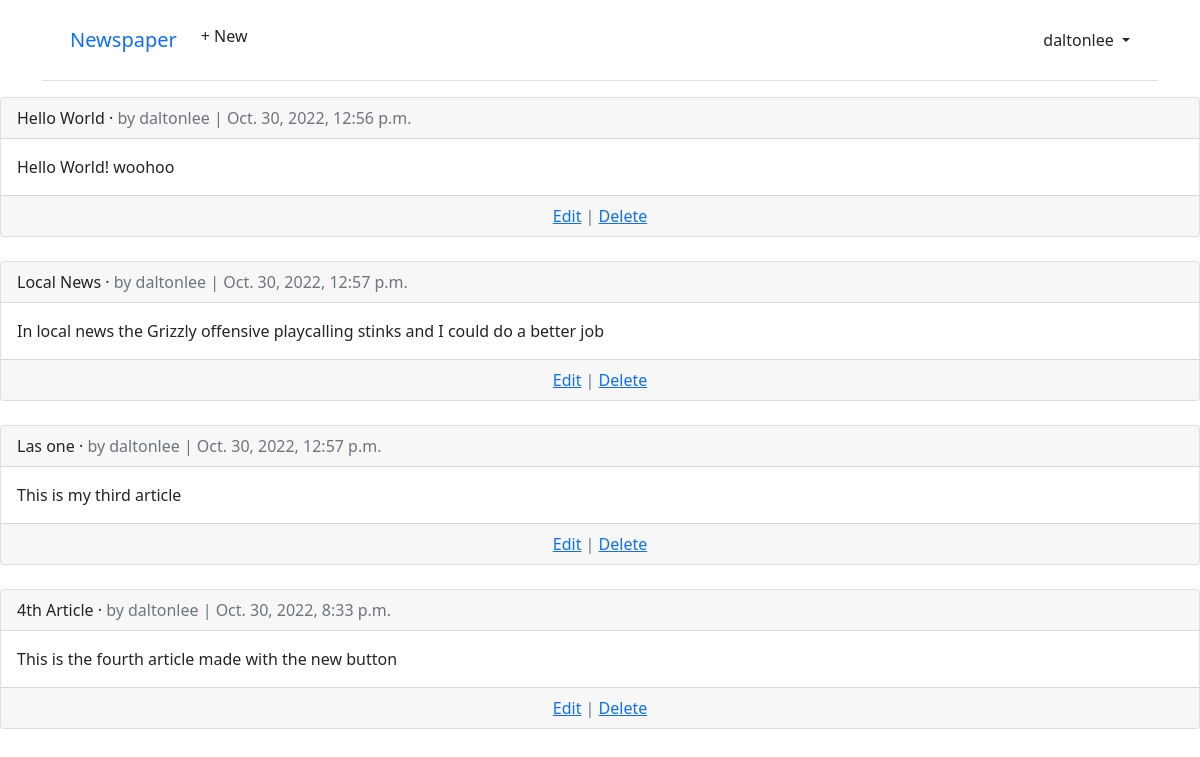
/articles/ (signed in), run on the app's committed database.
### accounts/models.py (models this page shows)
class CustomUser(AbstractUser):
    age = models.PositiveIntegerField(null=True, blank=True)

### articles/models.py (models this page shows, shortened)
class Article(models.Model):
    title = models.CharField(max_length=255)
    body = models.TextField()
    date = models.DateTimeField(auto_now_add=True)
    author = models.ForeignKey(
        settings.AUTH_USER_MODEL,
        on_delete=models.CASCADE,
    )

### articles/views.py (the view)
# urls.py: path("", ArticleListView.as_view(), name="article_list"),
class ArticleListView(LoginRequiredMixin, ListView):
    model = Article
    template_name = "article_list.html"

### templates/article_list.html (shortened to what this page needs)
{% extends "base.html" %}
{% block content %}
{% for article in article_list %}
    <div class="card">
    <div class="card-header">
        <span class="font-weight-bold">{{ article.title }}</span> &middot;
        <span class="text-muted">by {{ article.author }} |
        {{ article.date }}</span>
    </div>
    <div class="card-body">
        {{ article.body }} </div>
    <div class="card-footer text-center text-muted">
            <a href="{% url 'article_edit' article.pk %}">Edit</a> |
            <a href="{% url 'article_delete' article.pk %}">Delete</a>
    </div>
    </div>
    <br />
{% endfor %}
{% endblock content %}

### templates/base.html (shortened to what this page needs)
<!DOCTYPE html>
<html>
<head>
  <link href="https://cdn.jsdelivr.net/npm/bootstrap@5.1.3/dist/css/bootstrap.min.css" rel="stylesheet">
</head>
<body>
    <div class="container">
        <header class="p-3 mb-3 border-bottom">
            <div class="container">
                <div class="d-flex flex-wrap align-items-center justify-content-center justify-content-lg-start">
                    <a class="navbar-brand" href="{% url 'home' %}">Newspaper</a>
                    <ul class="nav col-12 col-lg-auto me-lg-auto mb-2 justify-content-centermb-md-0">
                    {% if user.is_authenticated %}
                        <li><a href="{% url 'article_new' %}"
                            class="nav-link px-2 link-dark">+ New</a></li>
                    </ul>
                    <div class="dropdown text-end">
                        <a href="*" class="d-block link-dark text-decoration-none dropdown-toggle"
                            id="dropdownUser1" data-bs-toggle="dropdown" aria-expanded="false">
                            {{ user.username }}
                        </a>
                    </div>
                    {% else %}
                    </ul>
                    <div class="text-end">
                        <a href="{% url 'login' %}" class="btn btn-outline-primary me-2"> Log In</a>
                        <a href="{% url 'signup' %}" class="btn btn-primary">Sign Up</a>
                    </div>
                    {% endif %}
                </div>
            </div>
        </header>
    </div>
    <main>
    {% block content %}
    {% endblock content %}
    </main>
</body>
</html>

### data on the page
CustomUser: username "daltonlee"
Article: title "Hello World", author "daltonlee", date "Oct. 30, 2022, 12:56 p.m.", body "Hello World! woohoo"
Article: title "Local News", author "daltonlee", date "Oct. 30, 2022, 12:57 p.m.", body "In local news the Grizzly offensive playcalling stinks and I could do a better job"
Article: title "Las one", author "daltonlee", date "Oct. 30, 2022, 12:57 p.m.", body "This is my third article"
Article: title "4th Article", author "daltonlee", date "Oct. 30, 2022, 8:33 p.m.", body "This is the fourth article made with the new button"
